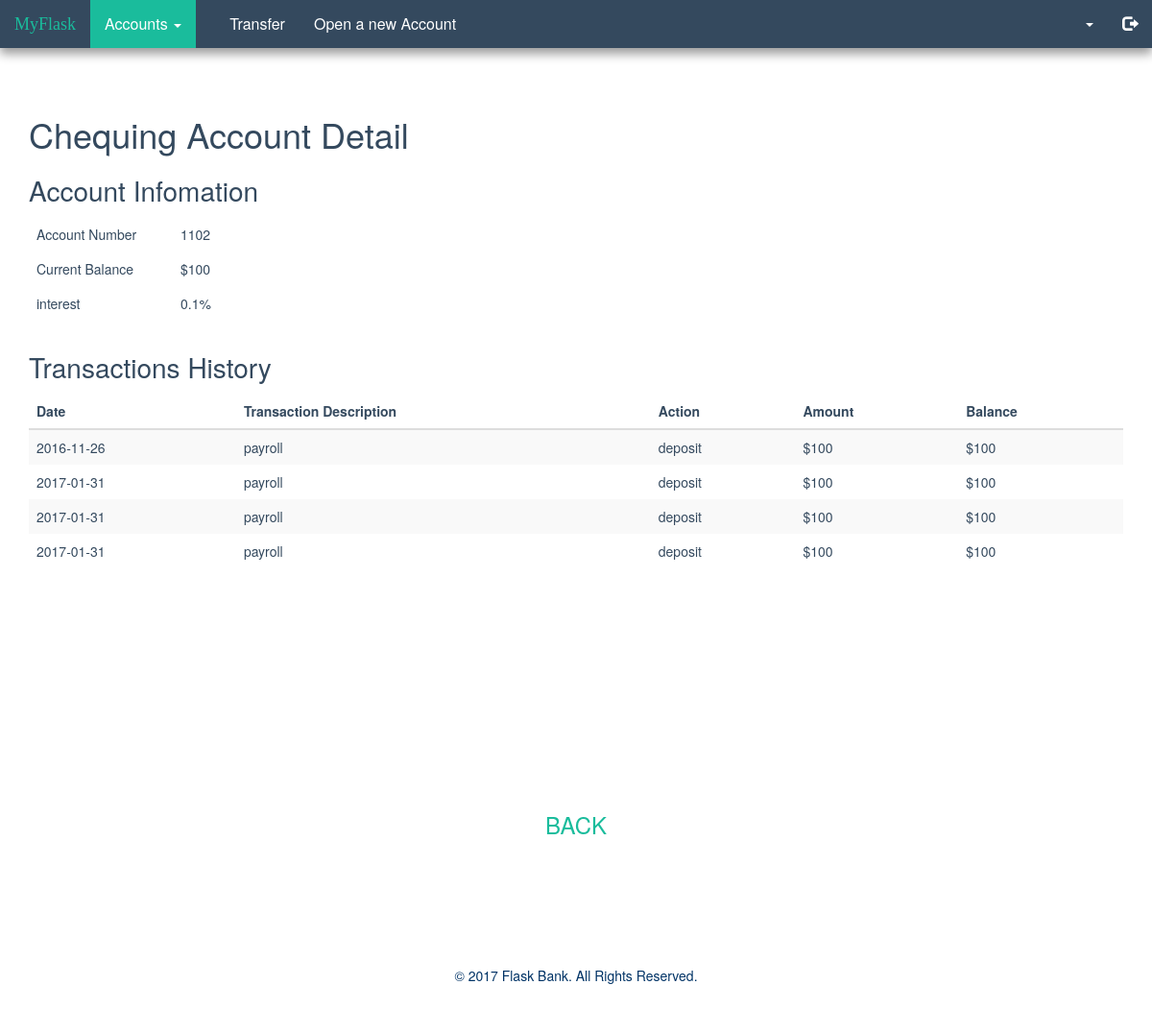
Screenshot of /account/1102 (signed in) with the database file from the repository.
### tables this page shows
CREATE TABLE "accounts" (
	`userid`	INTEGER,
	`accountNum`	INTEGER,
	`type`	TEXT,
	FOREIGN KEY(`userid`) REFERENCES `users`(`userid`)
);

CREATE TABLE "transactions" (
	`accountNum`	INTEGER,
	`Date`	DATE,
	`TransactionDescription`	TEXT,
	`Action`	TEXT,
	`Amount`	INTEGER,
	`Balance`	INTEGER
);

### app.py (the view)
@app.route("/account/<account_num>")
def account(account_num):
    interest = 0.1
    type, balance, transactions = get_account_detail(account_num)
    if len(transactions) == 0:
        transactions = 0
    return render_template("account.html", type=type, accountNum=account_num, balance=balance,
                           interest=interest,
                           transactions=transactions)

### app.py (called while the page is built)
def connect_db():
    return sqlite3.connect(app.database)

def get_account_detail(account_num):
    g.db = connect_db()
    cur = g.db.execute(
        'SELECT type FROM accounts WHERE accountNum = %s' % account_num)
    type = cur.fetchone()[0]
    cur = g.db.execute(
        'SELECT Balance FROM transactions WHERE accountNum = %s ORDER BY DATE DESC LIMIT 1' % account_num)
    balance = [dict(balance=row[0]) for row in cur.fetchall()]
    cur = g.db.execute('SELECT * FROM transactions WHERE accountNum = %s' % account_num)
    transactions = [dict(Date=row[1], TransactionDescription=row[2], Action=row[3], Amount=row[4], Balance=row[5])
                    for row in cur.fetchall()]
    g.db.close()
    return type, balance, transactions

### templates/account.html
{% extends "baseIn.html" %}
{% block content %}
<div class="container" style="margin-top:100px">
  <h1>{{ type }} Account Detail</h1>
  <table class="table table-responsive">
    <tbody>
      <caption>Account Infomation</caption>
      <tr>
        <td style="border:0; width:150px">Account Number</td>
        <td style="border:0">{{ accountNum }}</td>
      </tr>
      <tr>
        <td style="border:0">Current Balance</td>
        {% for item in balance %}
        <td style="border:0">${{ item.balance }}</td>
        {% endfor %}
      </tr>
      <tr>
        <td style="border:0">interest</td>
        {% if type == 'Chequing'%}
        <td style="border:0">0.1%</td>
        {% else %}
        <td style="border:0">0.2%</td>
        {% endif %}
      </tr>
    </tbody>
  </table>
    {% if transactions == 0 %}
    <div class="col-lg-12" align='center'>
      <h1>NO TRANSACTION RECORD</h1>
    </div>
    {% else %}
    <table class="table table-responsive table-striped table-hover">
      <tbody>
        <caption>Transactions History</caption>
        <thead>
          <th>Date</th>
          <th>Transaction Description</th>
          <th>Action</th>
          <th>Amount</th>
          <th>Balance</th>
        </thead>
        {% for item in transactions %}
        <tr>
          <td>{{ item.Date }}</td>
          <td>{{ item.TransactionDescription }}</td>
          <td>{{ item.Action }}</td>
          <td>${{ item.Amount }}</td>
          <td>${{ item.Balance }}</td>
        </tr>
        {% endfor %}
        {% endif %}
      </tbody>
    </table>
    <p class="back" align='center'><a href="/welcome" >BACK</a></p>
  </div>
  {% endblock %}

### static/style.css (style rules this page uses)
body { color: #34495e; }
a { color: #1abc9c; }
caption { color: #34495e; font-size: 28px; }
.back { font-size: 24px; margin: 250px 0 0; }
.container { margin-top: 80px; }
.table>tbody>tr>td { border: 0; }

### rows the page displays
accounts: type "Chequing"
transactions: Date "2016-11-26", TransactionDescription "payroll", Action "deposit", Amount "100", Balance "100"
transactions: Date "2017-01-31", TransactionDescription "payroll", Action "deposit", Amount "100", Balance "100"
transactions: Date "2017-01-31", TransactionDescription "payroll", Action "deposit", Amount "100", Balance "100"
transactions: Date "2017-01-31", TransactionDescription "payroll", Action "deposit", Amount "100", Balance "100"

### other values shown
{{ accountNum }} "1102"
{{ item.balance }} "100"
